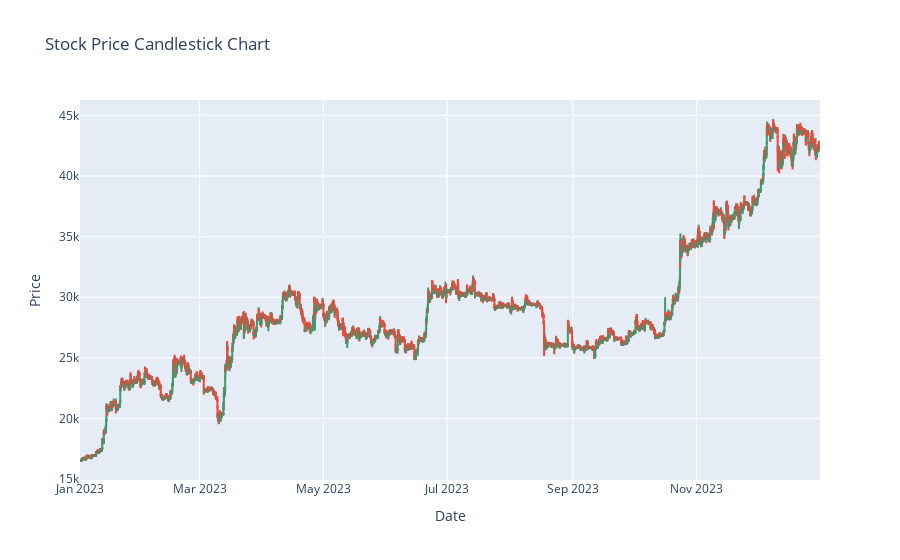

The notebook cell saved with this chart:
### Code cell
fig = go.Figure()  # Create a figure object

# Define the candlestick trace
fig.add_trace(go.Candlestick(
    x=data['open_time'],  # X-axis (dates)
    open=data['open'],  # Open prices
    high=data['high'],  # High prices
    low=data['low'],  # Low prices
    close=data['close'],  # Close prices
    name='Stock Prices'  # Optional name for the trace
))

# Customize the chart appearance (optional)
fig.update_layout(
    xaxis_title='Date',
    yaxis_title='Price',
    title='Stock Price Candlestick Chart',  # Optional chart title
    xaxis_rangeslider_visible=False
)

### Figure 1 — Plotly figure (JSON) as saved in the notebook; plotly's stock layout.template omitted (floating-point values rounded to 4 significant figures; data arrays with more than 128 entries replaced by an {"elided": "..."} marker saying what was removed)
{"data": [{"close": {"elided": "8758 float values"}, "high": {"elided": "8758 float values"}, "low": {"elided": "8758 float values"}, "name": "Stock Prices", "open": {"elided": "8758 float values"}, "type": "candlestick", "x": {"elided": "8758 str values"}}], "layout": {"autosize": true, "title": {"text": "Stock Price Candlestick Chart"}, "xaxis": {"autorange": true, "range": ["2022-12-31 23:30", "2023-12-31 22:30"], "rangeslider": {"visible": false, "yaxis": {}}, "title": {"text": "Date"}, "type": "date"}, "yaxis": {"autorange": true, "range": [14930.0, 46270.0], "title": {"text": "Price"}}}}
